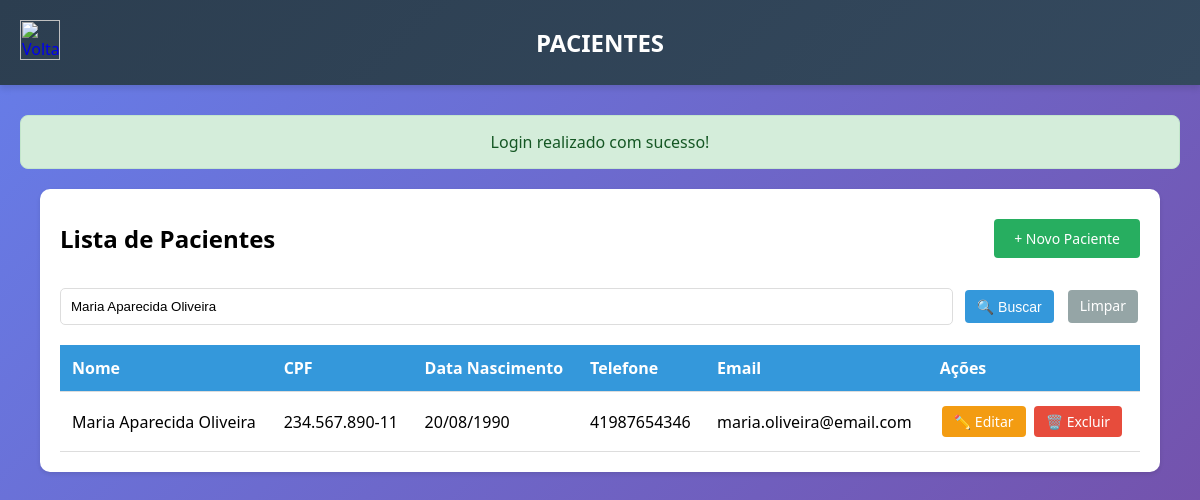
/php/listar_paciente.php?busca=Maria Aparecida Oliveira (signed in), run on the app's committed database.
### tables this page shows
CREATE TABLE IF NOT EXISTS Pacientes (
    Id_paciente INT AUTO_INCREMENT PRIMARY KEY,
    Nome VARCHAR(100) NOT NULL,
    Cpf VARCHAR(14) UNIQUE NOT NULL,
    Data_nascimento DATE NOT NULL,
    Telefone VARCHAR(15),
    Email VARCHAR(100),
    Endereco VARCHAR(200),
    Data_cadastro TIMESTAMP DEFAULT CURRENT_TIMESTAMP,
    INDEX idx_cpf (Cpf),
    INDEX idx_nome (Nome)
);

### php/functions.php (called while the page is built, shortened)
<?php
function sanitizar($data) {
    $data = trim($data);
    $data = stripslashes($data);
    $data = htmlspecialchars($data, ENT_QUOTES, 'UTF-8');
    return $data;
}
function formatarData($data) {
    return date('d/m/Y', strtotime($data));
}
function getMensagem() {
    if (isset($_SESSION['mensagem'])) {
        $mensagem = $_SESSION['mensagem'];
        return $mensagem;
    }
    return null;
}
?>

### php/listar_paciente.php (the view, shortened to what this page needs)
<?php
require_once("../php/conexao.php");
require_once("../php/functions.php");
$busca = isset($_GET['busca']) ? sanitizar($_GET['busca']) : '';
try {
    if (!empty($busca)) {
        $stmt = $conexao->prepare("SELECT * FROM Pacientes WHERE Nome LIKE :busca OR Cpf LIKE :busca ORDER BY Nome");
        $busca_param = "%$busca%";
        $stmt->bindParam(':busca', $busca_param);
    } else {
        $stmt = $conexao->prepare("SELECT * FROM Pacientes ORDER BY Nome");
    }
    $stmt->execute();
    $pacientes = $stmt->fetchAll();
} catch(PDOException $e) {
    error_log("Erro ao listar pacientes: " . $e->getMessage());
    $pacientes = [];
}
?>
<!DOCTYPE html>
<html lang="pt-BR">
<head>
    <link rel="stylesheet" href="../css/style_sistem.css">
</head>
<body>
    <div class="navbar">
        <div class="navbar-menu">
            <a href="../php/menu.php">
                <img id="logout-img" title="Voltar" src="../../img/seta-voltar.png">
            </a>
            <h1>PACIENTES</h1>
        </div>
    </div>
    <div class="main">
        <?php
        $mensagem = getMensagem();
        if ($mensagem):
        ?>
        <div class="mensagem <?php echo $mensagem['tipo']; ?>">
            <?php echo $mensagem['texto']; ?>
        </div>
        <?php endif; ?>
        <div class="table-container">
            <div style="display: flex; justify-content: space-between; align-items: center; margin-bottom: 20px;">
                <h2>Lista de Pacientes</h2>
                <a href="../php/cadastrar_paciente.php" class="btn btn-novo">+ Novo Paciente</a>
            </div>
            <form class="search-bar" method="GET">
                <input type="text" name="busca" placeholder="Buscar por nome ou CPF..." value="<?php echo htmlspecialchars($busca); ?>">
                <button type="submit" class="btn" style="background-color: #3498db; color: white;">🔍 Buscar</button>
                <?php if (!empty($busca)): ?>
                <a href="../php/listar_paciente.php" class="btn" style="background-color: #95a5a6; color: white;">Limpar</a>
                <?php endif; ?>
            </form>
            <?php if (count($pacientes) > 0): ?>
            <table>
                <thead>
                    <tr>
                        <th>Nome</th>
                        <th>CPF</th>
                        <th>Data Nascimento</th>
                        <th>Telefone</th>
                        <th>Email</th>
                        <th>Ações</th>
                    </tr>
                </thead>
                <tbody>
                    <?php foreach ($pacientes as $paciente): ?>
                    <tr>
                        <td><?php echo htmlspecialchars($paciente['Nome']); ?></td>
                        <td><?php echo htmlspecialchars($paciente['Cpf']); ?></td>
                        <td><?php echo formatarData($paciente['Data_nascimento']); ?></td>
                        <td><?php echo htmlspecialchars($paciente['Telefone']); ?></td>
                        <td><?php echo htmlspecialchars($paciente['Email']); ?></td>
                        <td>
                            <a href="../php/editar_paciente.php?id=<?php echo $paciente['Id_paciente']; ?>" class="btn btn-editar">✏️ Editar</a>
                            <a href="../php/excluir_paciente.php?id=<?php echo $paciente['Id_paciente']; ?>"
                               class="btn btn-excluir"
                               onclick="return confirm('Tem certeza que deseja excluir este paciente?')">🗑️ Excluir</a>
                        </td>
                    </tr>
                    <?php endforeach; ?>
                </tbody>
            </table>
            <?php else: ?>
            <p style="text-align: center; padding: 40px; color: #7f8c8d;">
                <?php echo !empty($busca) ? 'Nenhum paciente encontrado.' : 'Nenhum paciente cadastrado.'; ?>
            </p>
            <?php endif; ?>
        </div>
    </div>
</body>
</html>

### css/style_sistem.css (style rules this page uses)
* { margin: 0; padding: 0; box-sizing: border-box; }
body { font-family: 'Segoe UI', Tahoma, Geneva, Verdana, sans-serif; background: linear-gradient(135deg, #667eea 0%, #764ba2 100%); min-height: 100vh; }
.navbar { background: linear-gradient(135deg, #2c3e50 0%, #34495e 100%); padding: 20px; box-shadow: 0 4px 6px rgba(0, 0, 0, 0.1); }
.navbar-menu { display: flex; align-items: center; justify-content: space-between; max-width: 1400px; margin: 0 auto; gap: 20px; }
.navbar h1 { color: white; font-size: 24px; text-align: center; flex: 1; }
.navbar img { width: 40px; height: 40px; cursor: pointer; transition: transform 0.3s ease; }
.main { max-width: 1400px; margin: 30px auto; padding: 0 20px; }
.mensagem { max-width: 1400px; margin: 20px auto; padding: 15px 20px; border-radius: 8px; text-align: center; font-weight: 500; animation: slideDown 0.3s ease; }
.mensagem.sucesso { background-color: #d4edda; color: #155724; border: 1px solid #c3e6cb; }

### php/listar_paciente.php (style rules this page uses)
.table-container { margin: 20px; background: white; border-radius: 10px; padding: 20px; box-shadow: 0 2px 4px rgba(0,0,0,0.1); }
table { width: 100%; border-collapse: collapse; }
th, td { padding: 12px; text-align: left; border-bottom: 1px solid #ddd; }
th { background-color: #3498db; color: white; }
.btn { padding: 6px 12px; margin: 2px; border: none; border-radius: 4px; cursor: pointer; text-decoration: none; display: inline-block; font-size: 14px; }
.btn-editar { background-color: #f39c12; color: white; }
.btn-excluir { background-color: #e74c3c; color: white; }
.btn-novo { background-color: #27ae60; color: white; padding: 10px 20px; margin: 10px 0; }
.search-bar { display: flex; gap: 10px; margin-bottom: 20px; }
.search-bar input { flex: 1; padding: 10px; border: 1px solid #ddd; border-radius: 5px; }

### data on the page
pacientes: Nome "Maria Aparecida Oliveira", Cpf "234.567.890-11", Data_nascimento "20/08/1990", Telefone "41987654346", Email "maria.oliveira@email.com"

### other printed values
$mensagem['texto'] "Login realizado com sucesso!"
